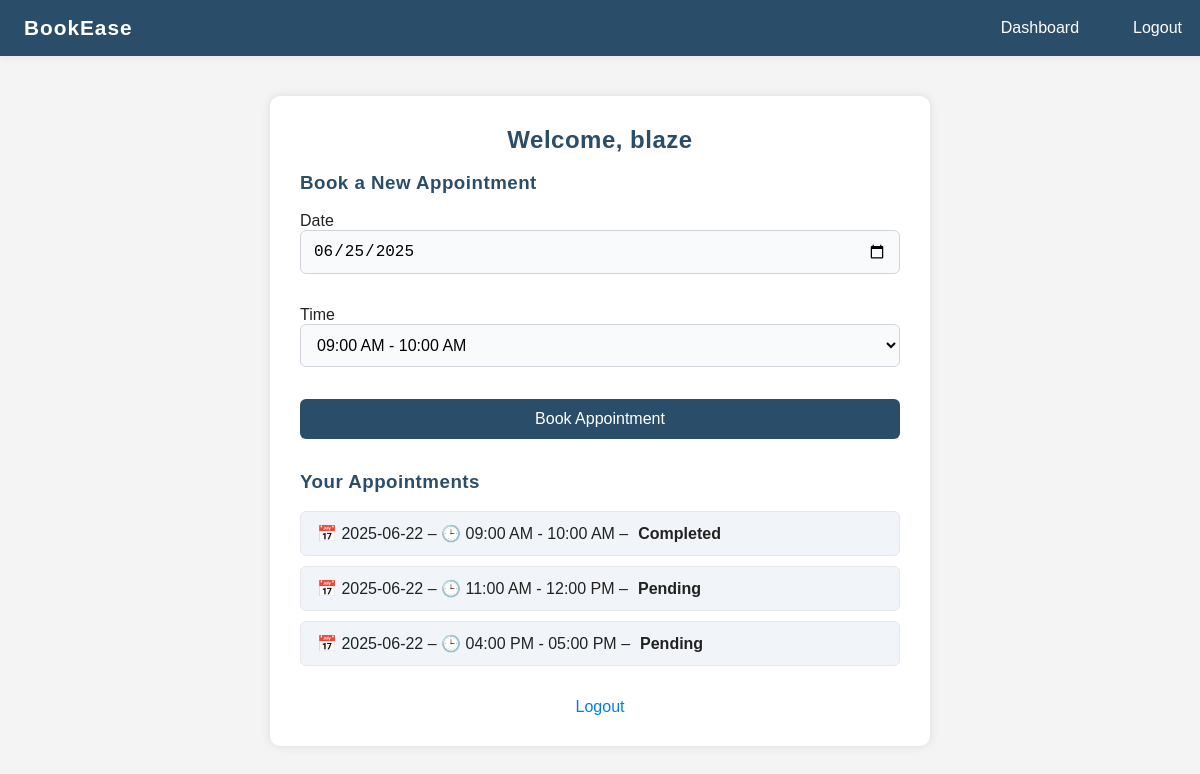
Page /dashboard (signed in) on the earlier database version.
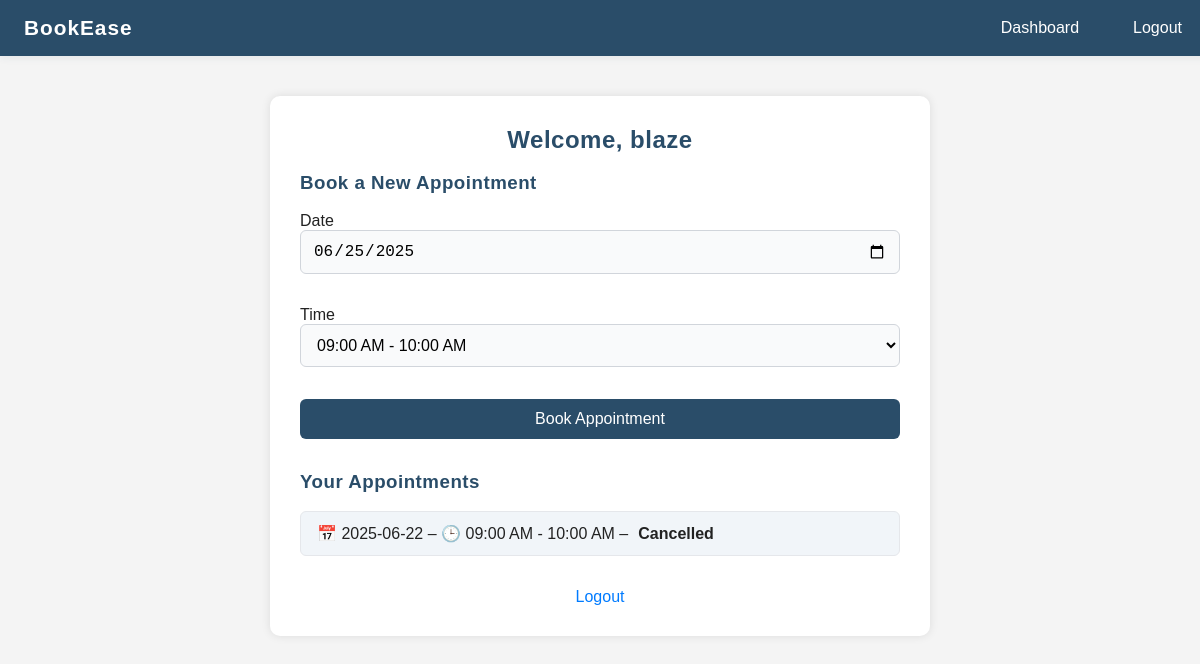
Same page on the later database version.
### models.py (models this page shows)
class Appointment(db.Model):
    id = db.Column(db.Integer, primary_key=True)
    date = db.Column(db.Date, nullable=False)
    time = db.Column(db.String(10), nullable=False)
    status = db.Column(db.String(20), default='Pending')
    user_id = db.Column(db.Integer, db.ForeignKey('user.id'))
    user = db.relationship('User', backref='appointments')

### app.py (the view, shortened to what this page needs)
@app.route('/dashboard', methods=['GET', 'POST'])
@login_required
def dashboard():
    form = AppointmentForm()
    appointments = Appointment.query.filter_by(user_id=current_user.id).all()
    return render_template('dashboard.html', form=form, appointments=appointments)

### forms.py
class AppointmentForm(FlaskForm):
    date = DateField('Date', validators=[DataRequired()], default=datetime.today)
    time = SelectField('Time', choices=[
        ('09:00 AM - 10:00 AM', '09:00 AM - 10:00 AM'),
        ('10:00 AM - 11:00 AM', '10:00 AM - 11:00 AM'),
        ('11:00 AM - 12:00 PM', '11:00 AM - 12:00 PM'),
        ('02:00 PM - 03:00 PM', '02:00 PM - 03:00 PM'),
        ('03:00 PM - 04:00 PM', '03:00 PM - 04:00 PM'),
        ('04:00 PM - 05:00 PM', '04:00 PM - 05:00 PM')
    ], validators=[DataRequired()])
    submit = SubmitField('Book Appointment')

### app.py (called while the page is built)
@login_manager.user_loader
def load_user(user_id):
    return User.query.get(int(user_id))

### templates/dashboard.html (shortened to what this page needs)
{% extends 'base.html' %}
{% block content %}
<h2>Welcome, {{ current_user.name }}</h2>
<h3>Book a New Appointment</h3>
<form method="POST">
    <p>{{ form.date.label }}<br>{{ form.date() }}</p>
    <p>{{ form.time.label }}<br>{{ form.time() }}</p>
    <p>{{ form.submit() }}</p>
</form>
<h3>Your Appointments</h3>
<ul>
    {% for appt in appointments %}
        <li>
            📅 {{ appt.date.strftime('%Y-%m-%d') }} –
            🕒 {{ appt.time }} –
            <strong>{{ appt.status }}</strong>
        </li>
    {% else %}
        <li>No appointments booked yet.</li>
    {% endfor %}
</ul>
<div style="margin-top: 32px; text-align: center;">
    <a href="{{ url_for('logout') }}" class="logout-btn">Logout</a>
</div>
{% endblock %}

Differences in the rows shown:
no longer on this page (row edited): Appointment: date "2025-06-22", time "11:00 AM - 12:00 PM", status "Pending"
no longer on this page (row edited): Appointment: date "2025-06-22", time "04:00 PM - 05:00 PM", status "Pending"
changed Appointment "09:00 AM - 10:00 AM": status "Completed" → "Cancelled"
